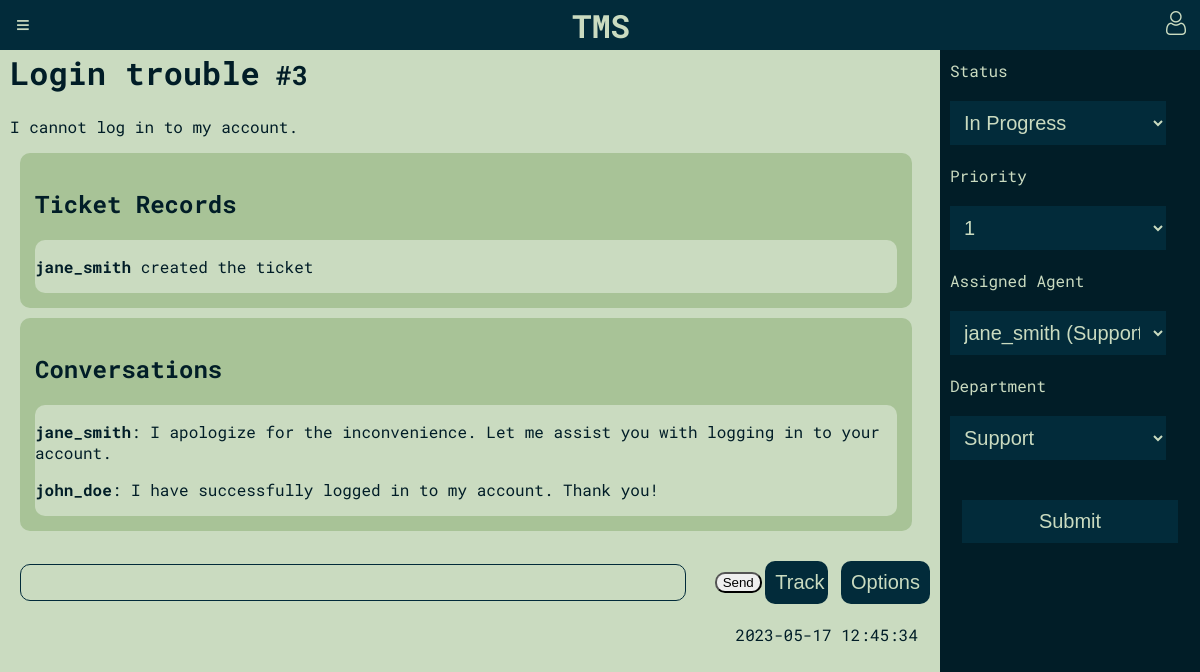
The page /pages/ticket.php?ticket_id=3 (signed in) on the database its author committed.
### tables this page shows
CREATE TABLE tickets (
    id INTEGER PRIMARY KEY AUTOINCREMENT,
    title TEXT NOT NULL,
    description TEXT NOT NULL,
    priority INTEGER CHECK(priority BETWEEN 1 AND 5),
    status_id INTEGER REFERENCES status(id) ON DELETE CASCADE,
    created_by INTEGER NOT NULL REFERENCES users(id) ON DELETE CASCADE,
    assigned_to INTEGER REFERENCES users(id) ON DELETE CASCADE,
    created_at TIMESTAMP DEFAULT CURRENT_TIMESTAMP,
    department_id INTEGER REFERENCES departments(id) ON DELETE CASCADE
);

CREATE TABLE ticket_records (
    id INTEGER PRIMARY KEY AUTOINCREMENT,
    action TEXT NOT NULL,
    changed_at TIMESTAMP DEFAULT CURRENT_TIMESTAMP,
    ticket_id INTEGER REFERENCES tickets(id),
    author_id INTEGER REFERENCES users(id)
);

CREATE TABLE users (
    id INTEGER PRIMARY KEY AUTOINCREMENT,
    username TEXT,
    password CHAR(256) NOT NULL,
    full_name TEXT,
    email TEXT NOT NULL UNIQUE,
    user_type TEXT CHECK(user_type IN ('admin', 'agent', 'client'))
);

CREATE TABLE messages (
    id INTEGER PRIMARY KEY AUTOINCREMENT,
    ticket_id INTEGER REFERENCES tickets(id),
    author_id INTEGER REFERENCES users(id),
    message TEXT NOT NULL,
    created_at TIMESTAMP DEFAULT CURRENT_TIMESTAMP,
    faq_answer INTEGER REFERENCES faqs(id)
);

### pages/ticket.php (called while the page is built)
<?php
require_once(__DIR__.'/../initialization/init.php');
require_once(__DIR__.'/../database/tickets.php');
$ticket_id = $_GET['ticket_id'];
$ticket = get_ticket_by_id($ticket_id);
require_once(__DIR__.'/../templates/common/ticket_standalone.php');
?>

### database/tickets.php (called while the page is built, shortened)
<?php
function get_ticket_by_id($id){
    global $dbh;
    try {
        $stmt = $dbh->prepare('SELECT * FROM tickets WHERE id = ?');
        $stmt->execute(array($id));
        $ticket = $stmt->fetch(PDO::FETCH_ASSOC);
        return $ticket;
    } catch(PDOException $e) {
        return -1;
    }
}
function get_ticket_records($ticket_id){
    global $dbh;
    try {
        $stmt = $dbh->prepare('SELECT * FROM ticket_records WHERE ticket_id = ?');
        $stmt->execute(array($ticket_id));
        $ticket_records = $stmt->fetchAll(PDO::FETCH_ASSOC);
        return $ticket_records;
    } catch(PDOException $e) {
        return -1;
    }
}
function get_ticket_submissions_by_user($user_id){
    global $dbh;
    try {
        $stmt = $dbh->prepare('SELECT * FROM tickets WHERE created_by = ?');
        $stmt->execute(array($user_id));
        $tickets = $stmt->fetchAll(PDO::FETCH_ASSOC);
        return $tickets;
    } catch(PDOException $e) {
        return -1;
    }
}
?>

### database/user.php (called while the page is built, shortened)
<?php
  function get_username_by_id($id) {
    global $dbh;
    try {
        $stmt = $dbh->prepare('SELECT username FROM users WHERE id = ?');
        $stmt->execute(array($id));
        if($row = $stmt->fetch()) {
            return $row['username'];
        }
    }catch(PDOException $e) {
        return -1;
    }
  }
?>

### database/messages.php (called while the page is built, shortened)
<?php
function get_messages($ticket_id){
    global $dbh;
    try {
        $stmt = $dbh->prepare('SELECT * FROM messages WHERE ticket_id = ?');
        $stmt->execute(array($ticket_id));
        $messages = $stmt->fetchAll(PDO::FETCH_ASSOC);
        return $messages;
    } catch(PDOException $e) {
        return -1;
    }
}
?>

### database/status.php (called while the page is built, shortened)
<?php
function get_statuses(){
    global $dbh;
    try {
        $stmt = $dbh->prepare('SELECT * FROM status');
        $stmt->execute();
        $statuses = $stmt->fetchAll(PDO::FETCH_ASSOC);
        return $statuses;
    } catch(PDOException $e) {
        return -1;
    }
}
?>

### database/departments.php (called while the page is built, shortened)
<?php
function get_departments(){
    global $dbh;
    try {
        $stmt = $dbh->prepare('SELECT * FROM departments');
        $stmt->execute();
        $departments = $stmt->fetchAll(PDO::FETCH_ASSOC);
        return $departments;
    } catch(PDOException $e) {
        return -1;
    }
}
function get_agent_departments(){
    global $dbh;
    try {
        $stmt = $dbh->prepare('SELECT * FROM agent_department');
        $stmt->execute();
        $departments = $stmt->fetchAll(PDO::FETCH_ASSOC);
        return $departments;
    } catch(PDOException $e) {
        return -1;
    }
}
?>

### templates/common/ticket_standalone.php (the view, shortened to what this page needs)
<?php
require_once(__DIR__.'/../../database/messages.php');
require_once(__DIR__.'/../../database/tickets.php');
require_once(__DIR__.'/../../database/user.php');
require_once(__DIR__.'/../../database/status.php');
require_once(__DIR__.'/../../database/departments.php');
?>
<!DOCTYPE html>
<html>
<head>
    <link rel="stylesheet" href="/css/ticket/style.css">
</head>
<?php require(__DIR__.'/../common/header.php'); ?>
<body>
<div class="wrapper">
    <main>
        <div class="">
            <div id="overlay-<?php echo $ticket['id'] ?>" class="">
                <div class="">
                    <h1>
                        <?php echo htmlentities($ticket['title']) ?><small> #<?php echo htmlentities($ticket['id']) ?></small>
                    </h1>
                    <p><?php echo htmlentities($ticket['description']) ?></p>
                    <div class="ticket-records">
                        <h2>Ticket Records</h2>
                        <div class="ticket-records-messages">
                            <?php
                            $ticket_records = get_ticket_records($ticket['id']);
                            foreach ($ticket_records as $record) {
                                echo "<p> <strong>" . htmlentities(get_username_by_id($record['author_id'])) . "</strong> " .
                                    htmlentities($record['action']) . "</p>";
                            }
                            ?>
                        </div>
                    </div>
                    <div class="ticket-conversations">
                        <h2>Conversations</h2>
                        <div class="ticket-conversations-messages">
                            <?php
                            $messages = get_messages($ticket['id']);
                            foreach ($messages as $message) {
                                echo "<p><strong>" . htmlentities(get_username_by_id($message['author_id'])) . "</strong>: " .
                                    htmlentities($message['message']) . "</p>";
                            }
                            ?>
                        </div>
                    </div>
                    <div class="ticket-overlay-buttons">
                    <input type="text" name="chat-input" id="chat-input" class="ticket-input">
                    <button id="send-button" class="send-button">Send</button>
                        <div class="ticket-buttons">
                        <?php
                        $tracked = false;
                        ?>
                        <div>
                            <button class="ticket-blue-button track-button" style="<?php echo $tracked ? 'display: none;' : '' ?>" data-ticket-id="<?php echo $ticket['id'] ?>"
                                data-user-id="<?php echo $_SESSION['id'] ?>">Track</button>
                        </div>
                            <?php if ($_SESSION['user_type'] === 'admin' || $_SESSION['user_type'] === 'agent') { ?>
                                <button class="ticket-blue-button" id="add-ticket-button">Options</button>
                            <?php }?>
                        </div>
                    </div>
                    <div class="overlay-info">
                        <p><?php echo htmlentities($ticket['created_at']) ?></p>
                    </div>
                </div>
            </div>
        </div>
    </main>
    <?php
        $tickets_submitted = get_ticket_submissions_by_user($_SESSION['id']);
        $submitted = false;
        if (is_array($tickets_submitted) || is_object($tickets_submitted)) {
            foreach ($tickets_submitted as $tickets_submitted) {
                if ($tickets_submitted['created_by'] == $_SESSION['id']) {
                    $submitted = true;
                    break;
                }
            }
        }
        ?>
    <?php
    if($submitted || $_SESSION['user_type'] === 'admin' || $_SESSION['user_type'] === 'agent' ) { ?>
    <aside class="ticket-form">
        <form action="../../actions/action_submit_ticket_change.php" method="post" required>
            <div>
                <label for="status">Status</label><br>
                <select id="status" name="status" required>
                    <?php
                    $statuses = get_statuses();
                    foreach ($statuses as $status) {
                        $selected = ($status['id'] == $ticket['status_id']) ? 'selected' : '';
                        echo "<option value='{$status['id']}' $selected>{$status['name']}</option>";
                    }
                    ?>
                </select>
            </div>
            <div>
                <label for="priority">Priority</label><br>
                <select id="priority" name="priority" required>
                    <?php for ($i = 1; $i <= 5; $i++) {
                        $selected = ($i == $ticket['priority']) ? 'selected' : '';
                        echo "<option value='$i' $selected>$i</option>";
                    }
                    ?>
                </select>
            </div>
            <div>
                <label for="assignee">Assigned Agent</label><br>
                <select id="assignee" name="assignee" required>
                    <?php
                    $agents = get_agent_departments();
                    foreach ($agents as $agent) {
                        $selected = ($agent['agent_id'] == $ticket['assigned_to']) ? 'selected' : '';
                        $username = get_username_by_id($agent['agent_id']);
                        $dep_name = get_department_by_id($agent['department_id']);
                        echo "<option value='{$agent['agent_id']}' $selected>{$username} ({$dep_name})</option>";
                    }
                    ?>
                </select>
            </div>
            <div>
                <label for="department">Department</label><br>
                <select id="department" name="department">
                    <?php
                    $departments = get_departments();
                    foreach ($departments as $department) {
                        $selected = ($department['id'] == $ticket['department_id']) ? 'selected' : '';
                        echo "<option value='{$department['id']}' $selected>{$department['name']}</option>";
                    }
                    ?>
                </select>
            </div>
            <div>
                <input type="submit" value="Submit" class="ticket-blue-button">
            </div>
        </form>
    </aside>
    <?php } ?>
</div>
</body>
</html>

### css/ticket/style.css (style rules this page uses)
:root { --main-blue: #022B3A; --main-blue-darker: #011D27; --tea-green: #CADBC0; --tea-green-light: #A8C397; --pink-bittersweet: #F97068; --pink-melon: #FCB4B1; }
body { background: var(--tea-green); color: var(--main-blue-darker); font-family: 'Roboto Mono', monospace; margin: 0; padding: 0; margin-top: 20px; }
.wrapper { display: flex; height: 100vh; }
main { flex: 1; padding: 10px; overflow-y: auto; }
.ticket-records, .ticket-conversations { border-radius: 10px; background-color: var(--tea-green-light); width: 97%; margin: 10px; padding: 15px; box-sizing: border-box; }
.ticket-records-messages, .ticket-conversations-messages { border-radius: 10px; background-color: var(--tea-green); overflow-y: auto; box-sizing: border-box; max-height: 200px; }
.ticket-overlay-buttons { display: flex; justify-content: space-between; align-items: center; }
.ticket-overlay-buttons button { border-radius: 10px; }
.overlay-info { display: flex; justify-content: flex-end; flex-wrap: wrap; margin-top: auto; margin-right: 2px; }
.overlay-info p { margin: 0; margin-right: 10px; margin-left: 10px; }
.ticket-blue-button { background: var(--main-blue); border: 0; color: var(--tea-green); padding: 10px; padding-right: 10px; font-size: 20px; width: 90%; margin: 20px auto; display: block; box-sizing: border-box; cursor: pointer; }
.ticket-overlay-buttons { margin-top: auto; margin-left: auto; margin-right: auto; display: flex; justify-content: flex-end; flex-wrap: wrap; }
.ticket-input { margin-right: auto; width: 70%; margin-left: 10px; padding: 10px; background-color: var(--tea-green); color: var(--main-blue); border: 1px solid var(--main-blue); border-radius: 10px; }
.ticket-buttons { display: flex; gap: 10px; }
main { width: 100%; }
.ticket-form { margin-top:30px; justify-content:center; }
select { background:var(--main-blue); border:0; color:var(--tea-green); padding:10px; font-size:20px; width: 90%; margin:20px auto; }

### templates/common/ticket_standalone.php (style rules this page uses)
.wrapper { display: flex; height: 100vh; }
main { flex: 1; padding: 10px; overflow-y: auto; }
aside { background-color: var(--main-blue-darker); color: var(--tea-green); width: 20%; padding: 10px; }

### rows shown on the page
tickets: title "Login trouble", id "3", description "I cannot log in to my account.", created_at "2023-05-17 12:45:34"
ticket_records: author.username "jane_smith", action "created the ticket"
messages: author.username "jane_smith", message "I apologize for the inconvenience. Let me assist you with logging in to your account."
messages: author.username "john_doe", message "I have successfully logged in to my account. Thank you!"

### other values the page prints
form field status "In Progress"
form field priority "1"
form field assignee "jane_smith (Support)"
form field department "Support"
